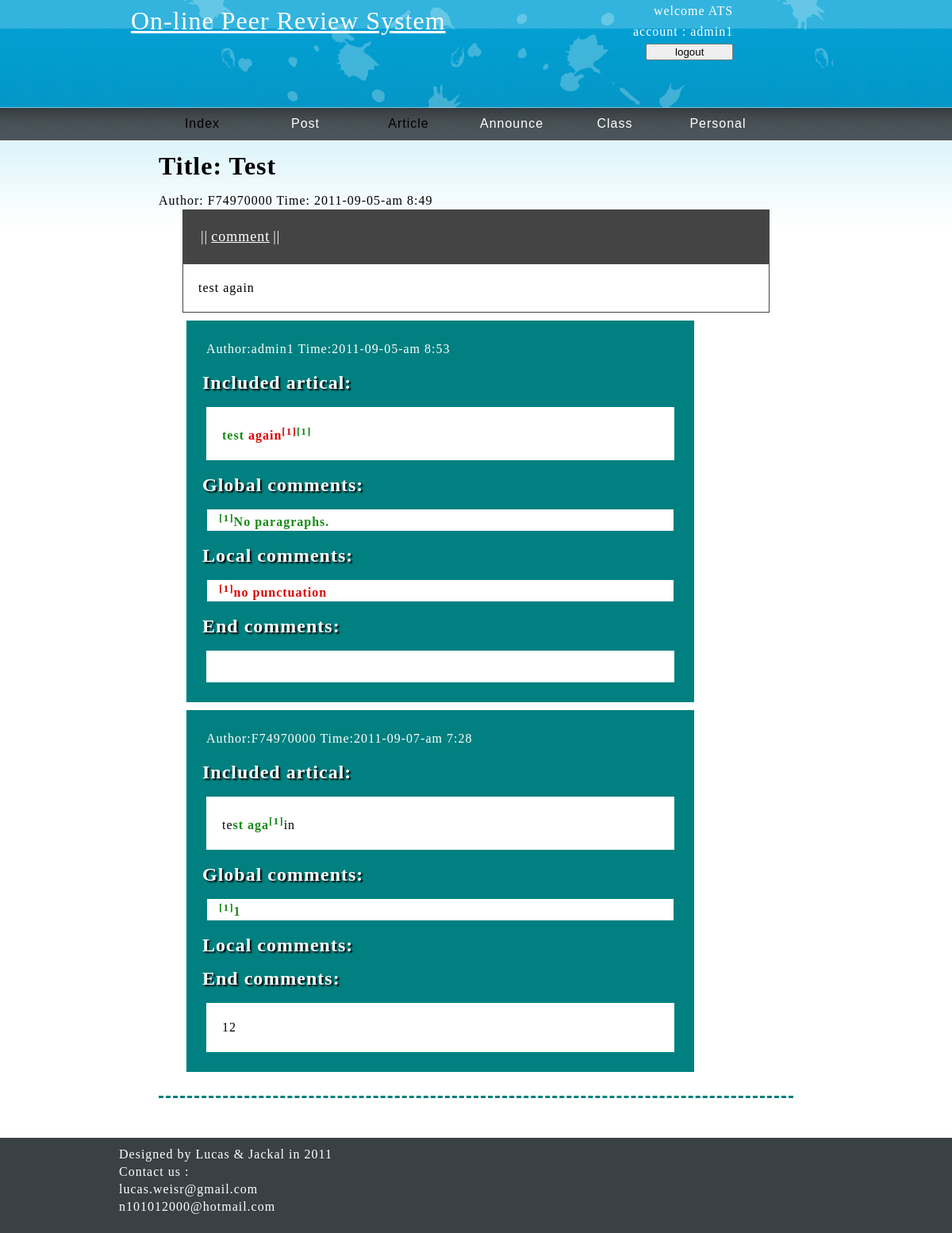
The page /include/artical.php?aid=7 (signed in) on the database its author committed.
### tables this page shows
CREATE TABLE IF NOT EXISTS `artical` (
  `artical_id` int(11) NOT NULL AUTO_INCREMENT,
  `editor` int(11) NOT NULL,
  `title` text,
  `contents` text NOT NULL,
  `cover_letter` text NOT NULL,
  `time` int(11) NOT NULL,
  `class` int(11) NOT NULL,
  `father_artical` smallint(6) NOT NULL,
  PRIMARY KEY (`artical_id`)
);

CREATE TABLE IF NOT EXISTS `comments` (
  `comments_id` int(11) NOT NULL AUTO_INCREMENT,
  `editor` int(9) NOT NULL,
  `time` int(11) NOT NULL,
  `stars` smallint(6) NOT NULL,
  `father_artical` int(11) NOT NULL,
  `quote` text NOT NULL,
  `global` text NOT NULL,
  `local` text NOT NULL,
  `summary` text NOT NULL,
  PRIMARY KEY (`comments_id`)
);

### include/artical.php (the view, shortened to what this page needs)
<?php
$aid = $_GET['aid'];
$editor = aid2editor($aid);
$user_id = $_SESSION['user_id'];
if ($editor == $user_id) {
	$IS_EDITOR = true;
}else{
	$IS_EDITOR = false;
}
$articals = queryDb("artical", "father_artical", $aid);
$nameKey = constructKey();
foreach ($articals as $artical) {
	$output .= createArticalDiv($artical);
}
?>
<?php
	function queryDb($table, $column, $id){
		$sql = "SELECT * FROM `$table` WHERE $column=$id ORDER BY `time`";
		$result = mysql_query($sql);
		for ($i = 0; $i < mysql_num_rows($result); $i++) {
			$row[$i] = mysql_fetch_array($result, MYSQL_BOTH);
		}
		return $row;
	}
	function createArticalDiv($artical){
		$output .= "<div class='artical'>\n";
		$output .= "\t<div class='infomation'>".infomation($artical['artical_id'])."</div>";
		$output .= "\t<div class='functionList'>".functionList($artical['father_artical'], $artical['artical_id'])."</div>";
		$output .= "\t<p class='paragraph'>{$artical['contents']}</p>\n";
		$output .= "\t<div class='comments'>";
		$output .= createCommentDiv($artical['artical_id']);
		$output .= "\t</div>";
		$output .= "</div>\n";
		return $output;
	}
	function createCommentDiv($id){
		$comments = queryDb("comments","father_artical",$id);
		foreach ($comments as $comment) {
			$output .= "<div class='comment'>\n";
			$output .= "<div style='color:#fff'>".commentInformation($comment['comments_id'])."</div>";
			$output .= "<h2>Included artical:</h2>";
			$output .= "<div class='include'>{$comment['quote']}</div>\n";
			$output .= "<h2>Global comments:</h2>";
			$output .= "<div class='global'>";
			$output .= makeNote($comment['global']);
			$output .= "</div>";
			$output .= "<h2>Local comments:</h2>";
			$output .= "<div class='local'>";
			$output .= makeNote($comment['local']);
			$output .= "</div>";
			$output .= "<h2>End comments:</h2>";
			$output .= "<div class='summary'>{$comment['summary']}</div>\n";
			$output .= "</div>\n";
		}
		return $output;
	}
	function makeNote($notes){
		$notes = explode("/",$notes);
		for ($i = 0; $i < sizeof($notes)-1; $i++) {
			$output .= "<div id='note'>\n";
			$output .= "<sup>[".($i+1)."]</sup>".$notes[$i]."\n";
			$output .= "</div>\n";
		}
		return $output;
	}
	function infomation($aid){
		global $nameKey;
		$sql = "SELECT * FROM `artical` WHERE artical_id=$aid";
		$result = mysql_query($sql);
		$row = mysql_fetch_array($result);
		$title = $row['title'];
		$author = $row['editor'];
		$time = date('Y-m-d-a g:i',$row['time']);
		$output .= "<h1>Title: $title </h1>";
		$output .= "<span>Author: ".$nameKey[$author]." </span>";
		$output .= "<span>Time: $time </span>";
		return $output;
	}
	function commentInformation($cid){
		global $nameKey;
		$sql = "SELECT * FROM `comments` WHERE comments_id=$cid";
		$result = mysql_query($sql);
		$row = mysql_fetch_array($result);
		$output .= "Author:".$nameKey[$row['editor']];
		$time = date('Y-m-d-a g:i',$row['time']);
		$output .= " Time:$time";
		return $output;
	}
	function functionList($father_artical, $artical_id){
		$output .= "<table>";
		$output .= "<tr>";
		global $IS_EDITOR;
		if ($IS_EDITOR) {
			$output .= "<td> || </td>";
			$output .= "<td><a href='./post_artical.php?father_artical=$father_artical'>re-post</a></td>";
			$output .= "<td> || </td>";
			$output .= "<td><a href='./delete.php?id=$artical_id&type=artical'>Delete</a></td>";
		}else{
			$output .= "<td> || </td>";
			$output .= "<td><a href='./edit_page.php?aid=$artical_id'>comment</a></td>";
		}
		$output .= "<td> || </td>";
		$output .= "</tr>";
		$output .= "</table>";
		return $output;
	}
	function aid2editor($aid){
		$sql = "SELECT * FROM `artical` WHERE artical_id=$aid";
		$result = mysql_query($sql);
		$row = mysql_fetch_array($result);
		$editor = $row['editor'];
		return $editor;
	}
	function constructKey(){
		$sql = "SELECT * FROM `user` where 1";
		$result = mysql_query($sql);
		$keyArray = array();
		while($row = mysql_fetch_array($result)){
			$keyArray[$row['ID']] = $row['account'];
			$keyArray[$row['account']] = $row['ID'];
		}
		return $keyArray;
	}
?>
<!DOCTYPE html PUBLIC "-//W3C//DTD XHTML 1.0 Transitional//EN"
"http://www.w3.org/TR/xhtml1/DTD/xhtml1-transitional.dtd">
<html>
<head>
<link rel= "stylesheet " type= "text/css" href="./css/artical.css" />
</head>
<body>
	<div id="main">
		<?php
			require_once('header.php');
		?>
		<div id="articals">
		<?php
			echo $output;
		?>
		</div>
	</div>
	<?php
		require_once('footer.php');
	?>
</body>
</html>

### include/css/artical.css (style rules this page uses)
h2 { color:#fff; text-shadow:2px 2px 2px #000; }
#articals a:link { color:#fff; }
#articals { margin:auto; width:900px; }
.artical { border-bottom:3px solid teal; border-bottom-style:dashed; padding-bottom:20px; width:800px; margin:auto; }
.functionList { font-size:18px; text-align:right; background:#444; width:700px; color:#fff; padding:20px; margin:auto; }
.paragraph { background:#fff; padding:19px; width:700px; margin:auto; border:1px #444 solid; }
.comments { width:750px; right:0px; margin:auto; }
.comment { background:teal; margin:10px; width:600px; padding:20px; }
.comment div { margin:5px; }
.include { background:#fff; padding:20px; }
.global div { background:#fff; margin:1px; padding-left:15px; }
.local div { background:#fff; margin:1px; padding-left:15px; }
.summary { background:#fff; padding:20px; }
.global { color:#178918; font-weight:bold; }
.local { color:#dc0300; font-weight:bold; }

### include/css/header.css (style rules this page uses)
body { letter-spacing:1px; line-height:22px; margin:0; background:url('../../img/img01.jpg') repeat-x; }
#main { margin:auto; width:900px; }

### rows shown on the page
artical: title "Test", editor "F74970000", time "2011-09-05-am 8:49", contents "test again"
comments: comments_id "Author:admin1 Time:2011-09-05-am 8:53", quote "test again [1] [1]", global "No paragraphs.", local "no punctuation"
comments: comments_id "Author:F74970000 Time:2011-09-07-am 7:28", quote "te st aga [1] in", global "1", summary "12"

### other values the page prints
$username "admin1"
